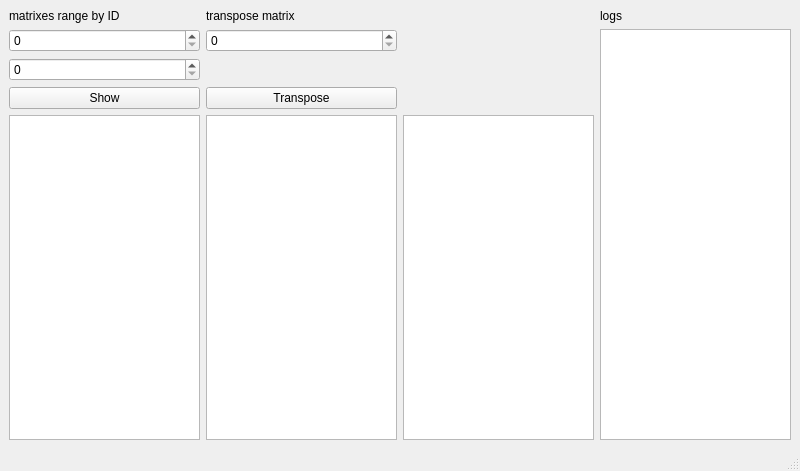
<?xml version="1.0" encoding="UTF-8"?>
<ui version="4.0">
 <class>ReceiverUI</class>
 <widget class="QMainWindow" name="ReceiverUI">
  <property name="geometry">
   <rect>
    <x>0</x>
    <y>0</y>
    <width>800</width>
    <height>471</height>
   </rect>
  </property>
  <property name="windowTitle">
   <string>ReceiverUI</string>
  </property>
  <widget class="QWidget" name="centralwidget">
   <layout class="QGridLayout" name="gridLayout">
    <item row="0" column="0">
     <widget class="QLabel" name="label">
      <property name="text">
       <string>matrixes range by ID</string>
      </property>
     </widget>
    </item>
    <item row="0" column="1">
     <widget class="QLabel" name="label_2">
      <property name="text">
       <string>transpose matrix</string>
      </property>
     </widget>
    </item>
    <item row="0" column="3">
     <widget class="QLabel" name="label_3">
      <property name="text">
       <string>logs</string>
      </property>
     </widget>
    </item>
    <item row="1" column="0">
     <widget class="QSpinBox" name="spinBoxIDFrom">
      <property name="maximum">
       <number>999999999</number>
      </property>
     </widget>
    </item>
    <item row="1" column="1">
     <widget class="QSpinBox" name="spinBoxTransposeID">
      <property name="maximum">
       <number>999999999</number>
      </property>
     </widget>
    </item>
    <item row="1" column="3" rowspan="4">
     <widget class="QPlainTextEdit" name="logsTextEdit">
      <property name="readOnly">
       <bool>true</bool>
      </property>
     </widget>
    </item>
    <item row="2" column="0">
     <widget class="QSpinBox" name="spinBoxIDTo">
      <property name="maximum">
       <number>999999999</number>
      </property>
     </widget>
    </item>
    <item row="3" column="0">
     <widget class="QPushButton" name="showMatrixesRangeBtn">
      <property name="text">
       <string>Show</string>
      </property>
     </widget>
    </item>
    <item row="3" column="1">
     <widget class="QPushButton" name="transposeBtn">
      <property name="text">
       <string>Transpose</string>
      </property>
     </widget>
    </item>
    <item row="4" column="0">
     <widget class="QPlainTextEdit" name="rangeTextEdit">
      <property name="readOnly">
       <bool>true</bool>
      </property>
     </widget>
    </item>
    <item row="4" column="1">
     <widget class="QPlainTextEdit" name="beforeTextEdit">
      <property name="readOnly">
       <bool>true</bool>
      </property>
     </widget>
    </item>
    <item row="4" column="2">
     <widget class="QPlainTextEdit" name="afterTextEdit">
      <property name="readOnly">
       <bool>true</bool>
      </property>
     </widget>
    </item>
   </layout>
  </widget>
  <widget class="QMenuBar" name="menubar">
   <property name="geometry">
    <rect>
     <x>0</x>
     <y>0</y>
     <width>800</width>
     <height>23</height>
    </rect>
   </property>
  </widget>
  <widget class="QStatusBar" name="statusbar"/>
 </widget>
 <resources/>
 <connections/>
</ui>
